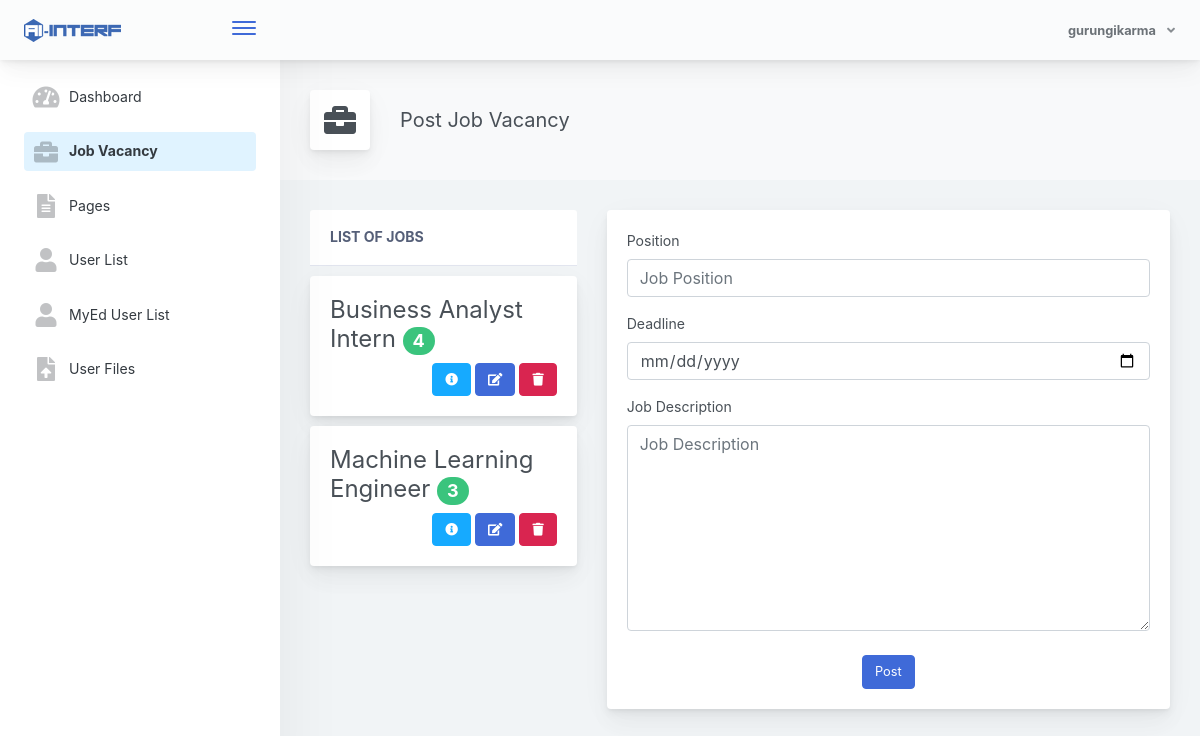
The page /admin/vacancy/index.php (signed in) on the database its author committed.
### tables this page shows
CREATE TABLE `career` (
  `id` int(11) NOT NULL,
  `position` varchar(50) NOT NULL,
  `description` longtext NOT NULL,
  `deadline` varchar(50) NOT NULL,
  `status` int(11) NOT NULL
);

### admin/vacancy/index.php (the view, shortened to what this page needs)
<?php
    include '../../dbconnect.php';
    $sql = "SELECT * FROM career";
    $result = mysqli_query($conn,$sql);
?>
<!doctype html>
<html lang="en">
<head>
    <link href="../../css/main.css" rel="stylesheet">
</head>
<body>
    <div class="app-container app-theme-white body-tabs-shadow fixed-sidebar fixed-header">
        <div class="app-header header-shadow">
            <div class="app-header__logo">
                <div class="logo-src"></div>
                <div class="header__pane ml-auto">
                    <div>
                        <button type="button" class="hamburger close-sidebar-btn hamburger--elastic" data-class="closed-sidebar">
                            <span class="hamburger-box">
                                <span class="hamburger-inner"></span>
                            </span>
                        </button>
                    </div>
                </div>
            </div>
            <div class="app-header__content">
                <div class="app-header-right">
                    <div class="header-btn-lg pr-0">
                        <div class="widget-content p-0">
                            <div class="widget-content-wrapper">
                                <div class="widget-content-left">
                                    <div class="btn-group">
                                        <a data-toggle="dropdown" aria-haspopup="true" aria-expanded="false" class="p-0 btn">
                                            <div class="widget-heading">
                                                <?php echo $_SESSION['name'] ?>
                                                <i class="fa fa-angle-down ml-2 opacity-8"></i>
                                            </div>
                                        </a>
                                    </div>
                                </div>
                            </div>
                        </div>
                    </div>
                </div>
            </div>
        </div>
        <div class="app-main">
            <div class="app-sidebar sidebar-shadow">
                <div class="scrollbar-sidebar">
                    <div class="app-sidebar__inner">
                        <ul class="vertical-nav-menu">
                            <li>
                                <a href="../dashboard/">
                                    <i class="fas metismenu-icon fa-tachometer-alt"></i>
                                    Dashboard
                                </a>
                            </li>
                            <li>
                                <a href="../vacancy/" class="mm-active">
                                    <i class="metismenu-icon fas fa-briefcase"></i>
                                    Job Vacancy
                                </a>
                            </li>
                            <li>
                                <a href="../pages/">
                                    <i class="fas metismenu-icon fa-file-alt"></i>
                                    Pages
                                </a>
                            </li>
                            <li>
                                <a href="../users/">
                                    <i class="metismenu-icon fas fa-user"></i>
                                    User List
                                </a>
                            </li>
                            <li>
                                <a href="../myed/">
                                    <i class="metismenu-icon fas fa-user"></i>
                                    MyEd User List
                                </a>
                            </li>
                            <li>
                                <a href="../files/">
                                    <i class="fas metismenu-icon fa-file-upload"></i>
                                    User Files
                                </a>
                            </li>
                        </ul>
                    </div>
                </div>
            </div>
            <div class="app-main__outer">
                <div class="app-main__inner">
                    <div class="app-page-title">
                        <div class="page-title-wrapper">
                            <div class="page-title-heading">
                                <div class="page-title-icon">
                                    <i class="fas fa-briefcase"></i>
                                </div>
                                <div>Post Job Vacancy</div>
                            </div>
                        </div>
                    </div>
                    <div class="row">
                        <div class="col-md-4">
                            <h5 class="card-header">List of Jobs</h5>
                            <div class="list-group">
                                <?php
                                    while ($row = mysqli_fetch_assoc($result)):
                                        $cid = $row['id'];
                                        $applicantsql = "SELECT * FROM applied WHERE cid = '$cid'";
                                        $rlt = mysqli_query($conn,$applicantsql);
                                        $num = mysqli_num_rows($rlt);
                                ?>
                                <div class="card mycard">
                                    <div class="card-body">
                                        <h4 class="list-group-item-heading">
                                            <?php echo $row['position'] ?>
                                            <?php
                                                if($num != 0 ) {
                                            ?>
                                            <span class="badge badge-pill badge-success">
                                                <?php echo $num ?>
                                            </span>
                                            <?php
                                                }
                                            ?>
                                        </h4>
                                        <div style="float:right">
                                            <button type="button" class="modelBTN btn btn-info" data-id="<?php echo $row['id'] ?>" data-toggle="modal" data-target=".bd-example-modal-lg">
                                                <i class="fas fa-info-circle"></i>
                                            </button>
                                            <a href="edit/<?php echo $row['id'] ?>">
                                                <button class="mybtn btn btn-primary">
                                                    <i class="fas fa-edit"></i>
                                                </button>
                                            </a>
                                            <a href="delete/<?php echo $row['id'] ?>" onclick="return confirm('Are you sure?')">
                                                <button type="submit" name="delete" class=" btn btn-danger">
                                                    <span class="fas fa-trash"></span>
                                                </button>
                                            </a>
                                        </div>
                                        <br>
                                    </div>
                                </div>
                                <?php
                                    endwhile;
                                ?>
                            </div>
                        </div>
                        <div class="col-md-8">
                            <div class="job card">
                                <div class="card-body">
                                    <form method="post">
                                        <div class="position-relative form-group">
                                            <label for="position" class="">Position</label>
                                            <input name="position" id="position" placeholder="Job Position" type="text" class="form-control" required />
                                        </div>
                                        <div class="position-relative form-group">
                                            <label for="deadline" class="">Deadline</label>
                                            <input name="deadline" id="deadline" type="date" class="form-control" required />
                                        </div>
                                        <div class="position-relative form-group">
                                            <label for="desc" class="">Job Description</label>
                                            <textarea class="form-control editor" name="desc" id="desc" rows="8" placeholder="Job Description" required></textarea>
                                        </div>
                                        <center><button class="mt-2 btn btn-primary" type="submit" name="post">Post</button></center>
                                    </form>
                                </div>
                            </div>
                        </div>
                    </div>
                </div>
            </div>
        </div>
    </div>
</body>
</html>

### admin/vacancy/index.php (style rules this page uses)
.mycard { margin-top: 10px; }

### rows shown on the page
career: position "Business Analyst Intern", num "4"
career: position "Machine Learning Engineer", num "3"

### other values the page prints
$_SESSION['name'] "gurungikarma"
